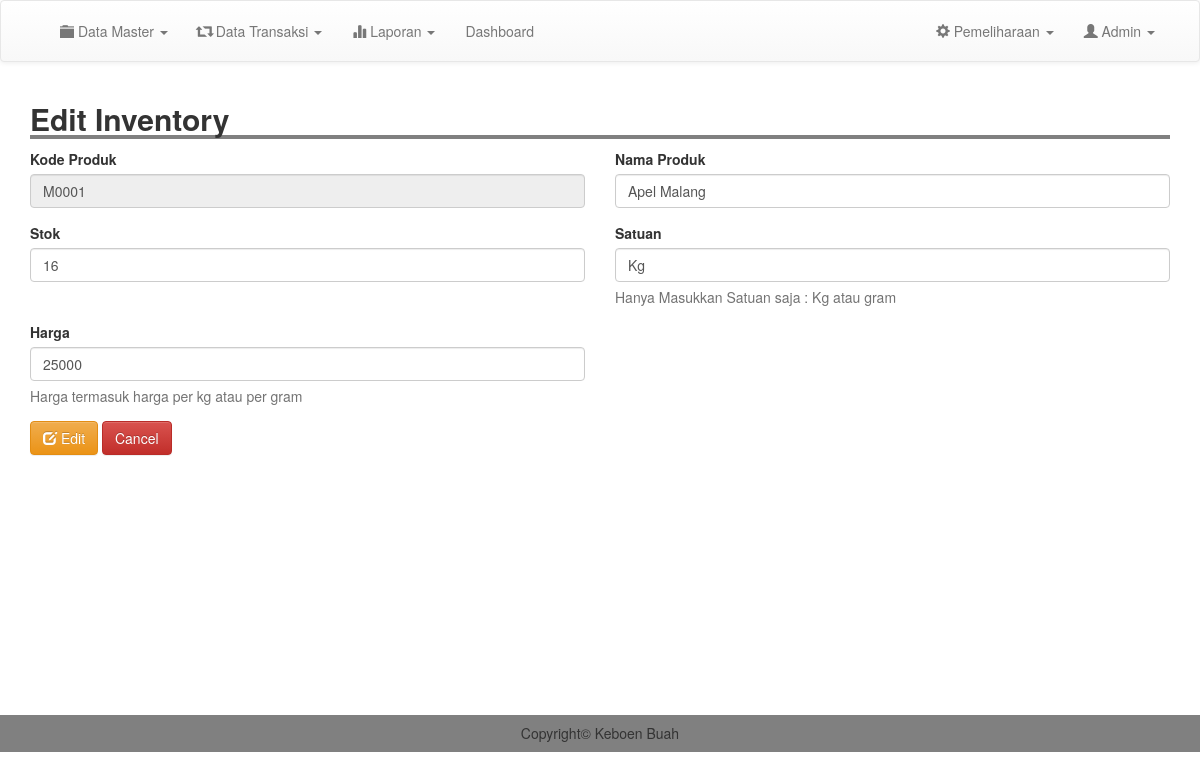
Page /admin/edit_inventory.php?kode=M0001 (signed in) on the committed database.
### tables this page shows
CREATE TABLE `inventory` (
  `kode_bk` varchar(100) NOT NULL,
  `nama` varchar(200) NOT NULL,
  `qty` varchar(200) NOT NULL,
  `satuan` varchar(200) NOT NULL,
  `harga` int(11) NOT NULL,
  `tanggal` date NOT NULL
);

### admin/edit_inventory.php (the view, shortened to what this page needs)
<?php
include 'header.php';
$kode = $_GET['kode'];
$result = mysqli_query($conn, "SELECT * FROM inventory WHERE kode_bk = '$kode'");
$row= mysqli_fetch_assoc($result);
?>
<div class="container">
	<h2 style=" width: 100%; border-bottom: 4px solid gray"><b>Edit Inventory</b></h2>
	<form action="proses/edit_inv.php" method="POST">
		<div class="row">
			<div class="col-md-6">
				<div class="form-group">
					<label for="exampleInputEmail1">Kode Produk</label>
					<input type="text" class="form-control" id="exampleInputEmail1" disabled value="<?= $row['kode_bk']; ?>">
				</div>
			</div>
			<div class="col-md-6">
				<div class="form-group">
					<label for="exampleInputEmail1">Nama Produk</label>
					<input type="text" class="form-control" id="exampleInputEmail1" placeholder="Masukkan Material" name="nama" value="<?= $row['nama']; ?>">
				</div>
			</div>
		</div>
		<div class="row">
			<div class="col-md-6">
				<div class="form-group">
					<label for="exampleInputEmail1">Stok</label>
					<input type="number" class="form-control" id="exampleInputEmail1"  name="stok" value="<?= $row['qty']; ?>">
				</div>
			</div>
			<div class="col-md-6">
				<div class="form-group">
					<label for="exampleInputEmail1">Satuan</label>
					<input type="text" class="form-control" id="exampleInputEmail1" placeholder="Contoh : Kg" name="satuan" value="<?= $row['satuan']; ?>">
					<p class="help-block">Hanya Masukkan Satuan saja : Kg atau gram</p>
				</div>
			</div>
		</div>
		<div class="row">
			<div class="col-md-6">
				<div class="form-group">
					<label for="exampleInputEmail1">Harga</label>
					<input type="number" class="form-control" id="exampleInputEmail1"  name="harga" placeholder="Contoh : 1000" value="<?= $row['harga']; ?>">
					<p class="help-block">Harga termasuk harga per kg atau per 	gram</p>
				</div>
			</div>
		</div>
		<button type="submit"  class="btn btn-warning" ><i class="glyphicon glyphicon-edit"></i> Edit</button>
		<a href="inventory.php" class="btn btn-danger">Cancel</a>
	</form>
</div>
<br>
<br>
<br>
<br>
<br>
<br>
<br>
<br>
<br>
<br>
<br>
<br>
<br>
<?php
include 'footer.php';
?>

### css/style.css (style rules this page uses)
body { margin:0; padding: 0; }

### rows in the picture
inventory: kode_bk "M0001", nama "Apel Malang", stok "16", satuan "Kg", harga "25000"
